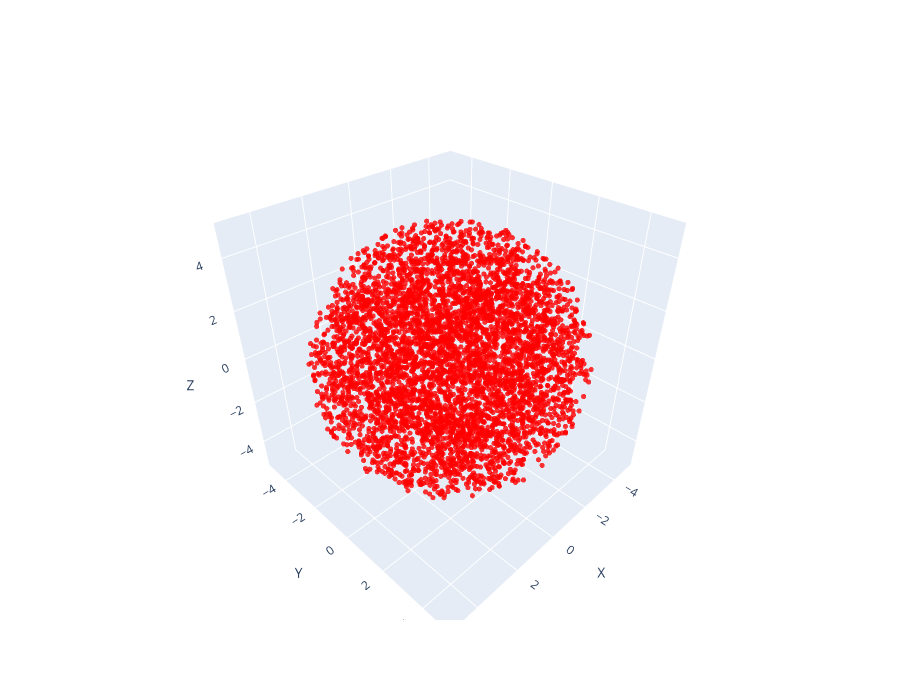

Write notebook code for a chart like this one.
### Markdown cell above
# Interactive 3d version 
ORIGINAL MECHANISM

### Code cell
import numpy as np
import plotly.graph_objects as go

# Load data
data = np.loadtxt("3D_orig,occupied=5000,orig,plot,k=0,sims=1.dat")
x = data[:, 0]
y = data[:, 1]
z = data[:, 2]
status = data[:, 3]

# Configuration mapping: (Label, Color, Opacity)
status_config = {
    0: ("Unoccupied", "green", 1),
    1: ("Occupied", "red", 0.80),
    2: ("Travelling", "blue", 1.00),
    3: ("Targets", "yellow", 1.00),
    4: ("Retired", "gray", 0.20),
}

fig = go.Figure()

# Add a trace for each status group
for code, (name, color, opacity) in status_config.items():
    mask = status == code
    fig.add_trace(
        go.Scatter3d(
            x=x[mask],
            y=y[mask],
            z=z[mask],
            mode="markers",
            name=name,
            marker=dict(
                size=3,
                color=color,
                opacity=opacity,
            ),
        )
    )

fig.update_layout(
    scene=dict(
        xaxis_title="X",
        yaxis_title="Y",
        zaxis_title="Z",
    ),
    width=900,
    height=700,
)

fig.show()

### Figure 1 — Plotly figure (JSON) as saved in the notebook; plotly's stock layout.template omitted (floating-point values rounded to 4 significant figures; data arrays with more than 128 entries replaced by an {"elided": "..."} marker saying what was removed)
{"data": [{"marker": {"color": "green", "opacity": 1, "size": 3}, "mode": "markers", "name": "Unoccupied", "type": "scatter3d", "x": [], "y": [], "z": []}, {"marker": {"color": "red", "opacity": 0.8, "size": 3}, "mode": "markers", "name": "Occupied", "type": "scatter3d", "x": {"elided": "5000 float values"}, "y": {"elided": "5000 float values"}, "z": {"elided": "5000 float values"}}, {"marker": {"color": "blue", "opacity": 1, "size": 3}, "mode": "markers", "name": "Travelling", "type": "scatter3d", "x": [], "y": [], "z": []}, {"marker": {"color": "yellow", "opacity": 1, "size": 3}, "mode": "markers", "name": "Targets", "type": "scatter3d", "x": [], "y": [], "z": []}, {"marker": {"color": "gray", "opacity": 0.2, "size": 3}, "mode": "markers", "name": "Retired", "type": "scatter3d", "x": [], "y": [], "z": []}], "layout": {"height": 700, "scene": {"xaxis": {"title": {"text": "X"}}, "yaxis": {"title": {"text": "Y"}}, "zaxis": {"title": {"text": "Z"}}}, "width": 900}}
